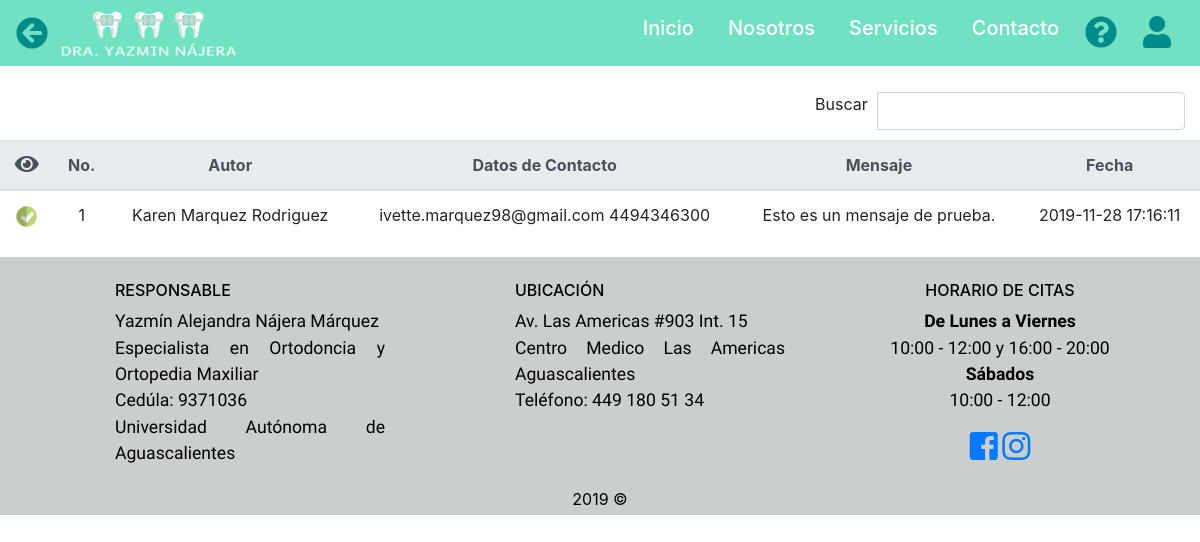
Page /mensajes.php on the earlier database version.
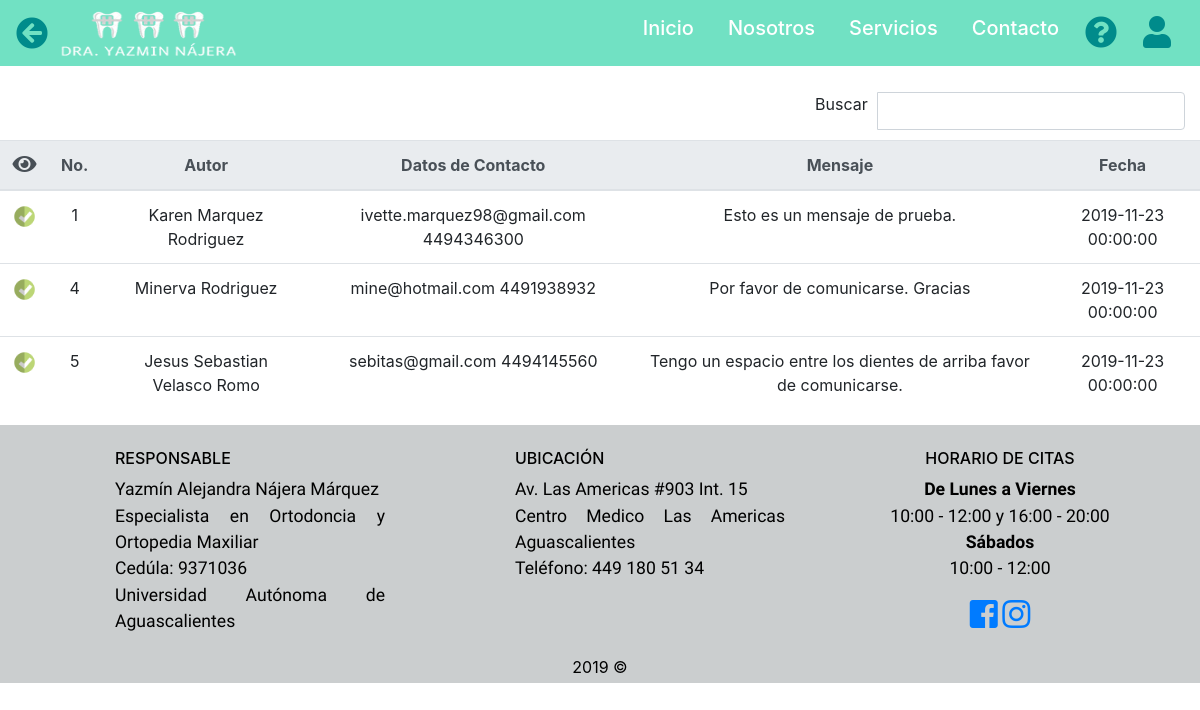
Same page on the later database version.
### tables this page shows
CREATE TABLE `mensaje` (
  `id_mensaje` int(11) NOT NULL,
  `usuario_id_usuario` int(11) DEFAULT NULL,
  `nombre` varchar(20) NOT NULL,
  `apPat` varchar(20) NOT NULL,
  `apMat` varchar(20) NOT NULL,
  `correo` varchar(50) NOT NULL,
  `telefono` char(10) NOT NULL,
  `mensaje` varchar(1000) NOT NULL,
  `f_enviado` datetime NOT NULL DEFAULT current_timestamp(),
  `f_respuesta` datetime DEFAULT NULL,
  `visto` char(1) NOT NULL DEFAULT '0'
);

### mensajes.php (the view, shortened to what this page needs)
<!DOCTYPE html>
<html lang="en">
<head>
    <link rel="stylesheet" href="css/bootstrap.min.css">
    <link href="https://use.fontawesome.com/releases/v5.0.6/css/all.css" rel="stylesheet"/>
    <link rel="stylesheet" href="css/style.css">
    <?php include("navbar.php"); ?>
    <br>
</head>
<body>
<div class="col-sm-12 col-md-4" style="float: right !important;">
      <div class="input-group" style="margin-top:20px; padding-bottom:10px;">
        <span class="input-group-addon">Buscar&nbsp;&nbsp;</span>
        <input id="filtrar" type="text" class="form-control" placeholder="">
      </div>
    </div>
<div class="table-responsive">
    <table class="table table-hover">
        <thead class="thead-light">
            <tr>
                <th scope="col"><span><i class="fas fa-eye fa-lg"></i></span></th>
                <th scope="col">No.</th>
                <th scope="col">Autor</th>
                <th scope="col">Datos de Contacto</th>
                <th scope="col">Mensaje</th>
                <th scope="col">Fecha</th>
            </tr>
        </thead>
        <tbody class="buscar" style="padding-top: 40px; width:100%;">
        <?php
            include ('Conexion.php');
            $instruccion = "call p2()";
            if(! $resultado = $conexion -> query($instruccion)){
                echo "Ha sucedido un problema ... ";
                exit();
            }
            while ($act = $resultado -> fetch_assoc()){
                $id_mensaje = $act['id_mensaje'];
                $nombre = $act['nombre'];
                $apPat = $act['apPat'];
                $apMat = $act['apMat'];
                $correo = $act['correo'];
                $telefono = $act['telefono'];
                $mensaje = $act['mensaje'];
                $f_enviado = $act['f_enviado'];
                    echo'
                    <tr>
                        <td><a href="MensajeOk.php?id_mensaje='.$act['id_mensaje'].';?>"><img src="img/cerrar.png" width="25" height="25"></a></td>
                        <td>' .$id_mensaje.'</td>
                        <td>' .$nombre. " " .$apPat. " " .$apMat.'</td>
                        <td>' .$correo. " " .$telefono. '</td>
                        <td>' .$mensaje.'</td>
                        <td>' .$f_enviado.'</td>
                    </tr>';
            }
        ?>
        </tbody>
    </table>
</div>
</body>
</html>
<?php include("footer.php"); ?>

### navbar.php (shortened to what this page needs)
<nav class="navbar navbar-expand-lg fixed-top navbar-light" style="background-color: rgba(85, 219, 183, 0.83);">
  <i class="fa fa-arrow-circle-left fa-2x" aria-hidden="true" onclick="history.back()" style="color: darkcyan; padding-right: 10px;"></i>
  <a class="float-right" class="navbar-brand" href="index.php"><img src="img/logo.png" width="180" height="50" alt=""></a>
  <div class="collapse navbar-collapse" id="navbarCollapse">
    <ul class="navbar-nav ml-auto" id="ejm2">
    <?php if (!isset($_SESSION['usuario']) || ($_SESSION['log'] == false)){ ?>
      <li class="nav-item active" data-toggle="collapse" data-target="#navbarCollapse" aria-controls="navbarCollapse">
        <a class="nav-link" href="index.php"><h5>Inicio</h5><span class="sr-only">(current)</span></a>
      </li>
      <li class="nav-item" data-toggle="collapse" data-target="#navbarCollapse" aria-controls="navbarCollapse">
        <a class="nav-link" href="nosotros.php"><h5>Nosotros</h5><span class="sr-only">(current)</span></a>
      </li>
      <li class="nav-item" data-toggle="collapse" data-target="#navbarCollapse" aria-controls="navbarCollapse">
        <a class="nav-link" href="servicios.php"><h5>Servicios</h5><span class="sr-only">(current)</span></a>
      </li>
      <li class="nav-item" data-toggle="collapse" data-target="#navbarCollapse" aria-controls="navbarCollapse">
        <a class="nav-link" href="contacto.php"><h5>Contacto</h5><span class="sr-only">(current)</span></a>
      </li>
      <li class="nav-item"  data-toggle="collapse" data-target="#navbarCollapse" aria-controls="navbarCollapse">
        <a class="nav-link" href="ayuda.php"><i class="fa fa-question-circle fa-2x" style="color: darkcyan;" aria-hidden="true"></i></a>
      </li>
      <li class="nav-item"  data-toggle="collapse" data-target="#navbarCollapse" aria-controls="navbarCollapse">
        <a class="nav-link" href="login.php"><i class="fa fa-user fa-2x" style="color: darkcyan;" aria-hidden="true"></i></a>
      </li>
    <?php } ?>
   </div>
</nav>
<br><br>

### footer.php (shortened to what this page needs)
<footer class="page-footer font-small blue pt-4">
    <div class="container-fluid text-center text-md-left">
        <div class="row">
            <div class="col-12 col-md-4 mt-md-0 mt-3">
                <h6 class="text-uppercase" style="padding-left:100px;">Responsable</h6>
                <p style="padding-left:100px;">Yazmín Alejandra Nájera Márquez
                    <br>Especialista en Ortodoncia y Ortopedia Maxiliar
                    <br>Cedúla: 9371036
                    <br>Universidad Autónoma de Aguascalientes
                  </p>
            </div>
            <div class="col-6 col-md-4 mb-md-0 mb-3">
                <h6 class="text-uppercase" style="padding-left:100px;">Ubicación</h6>
                <p style="padding-left:100px;">Av. Las Americas #903 Int. 15
                <br>Centro Medico Las Americas Aguascalientes
                <br>Teléfono: 449 180 51 34</p>
            </div>
            <div class="col-6 col-md-4 mb-md-0 mb-3 justify-content-md-between align-items-center text-center">
                <h6 class="text-uppercase">Horario de Citas</h6>
                    <p style="text-align: center;"><strong>De Lunes a Viernes</strong>
                    <br> 10:00 - 12:00  y 16:00 - 20:00<br><strong>Sábados</strong><br>10:00 - 12:00
                  </p>
                <nav class="sociales text-center ">
                  <ul>
                      <li><a target="_blank" href="https://www.facebook.com/drayazminajera/">
                          <i class="fab fa-facebook-square fa-2x" id="icon"></i>
                      </a></li>
                      <li><a target="_blank" href="https://www.instagram.com/dra.yazminajera/?hl=es-la">
                          <i class="fab fa-instagram fa-2x" id="icon"></i>
                      </a></li>
                  </ul>
                </nav>
            </div>
        </div>
    </div>
    <div class="footer-copyright text-center py-1"><?php echo date ("Y"); ?> © </div>
</footer>

### css/style.css (style rules this page uses)
ul#ejm2 li a { position: relative; font-weight:bold; margin: 0px 5px; }
ul#ejm2 li a:after { position: absolute; bottom: 7px; left: 0px; width: 100%; height: 4px; background-color: #FFD743; content: ""; opacity: 0; transition: opacity 0.3s ease 0s, transform 0.3s ease 0s; transform: translateY(20px); }
body { background-color: white; }
p { font-family: 'Dosis', sans-serif; text-align: justify; font-size: 1.1rem; }
h5 { color: white; padding-left: .5rem; }
.table { text-align: center; }
footer { background: rgba(193, 197, 198, 0.83); color: black; position: relative; left:0px; bottom:0px; width:100%; }
.sociales ul { list-style: none; margin: 0; padding: 0; text-decoration: none; }
.sociales ul li { position: relative; display: inline-block; }

Differences in the rows shown:
changed mensaje "Karen": f_enviado "2019-11-28 17:16:11" → "2019-11-23 00:00:00"
added mensaje: id_mensaje "4", nombre "Minerva", apPat "Rodriguez", correo "mine@hotmail.com", telefono "4491938932", mensaje "Por favor de comunicarse. Gracias", f_enviado "2019-11-23 00:00:00"
added mensaje: id_mensaje "5", nombre "Jesus Sebastian", apPat "Velasco", apMat "Romo", correo "sebitas@gmail.com", telefono "4494145560", mensaje "Tengo un espacio entre los dientes de arriba favor de comunicarse.", f_enviado "2019-11-23 00:00:00"
